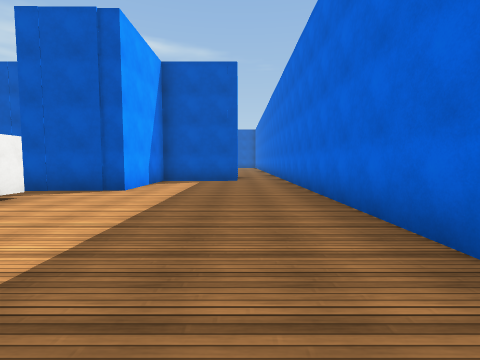
View 1 (above)

20 first-person views from a walk through a 3-D level made in the Unity game engine. The camera is 1.3 m above the floor, tilts 4° down and sees 85° across. The floor is counted in squares, 2 m on a side. Each view is taken from the middle of a square. On the plan, view 1 faces up. The plan holds only what a view shows up to about 9 squares ahead; the rest is blank. The place goes on beyond the plan. Surface patterns are stand-ins for the level's own textures.

View 2
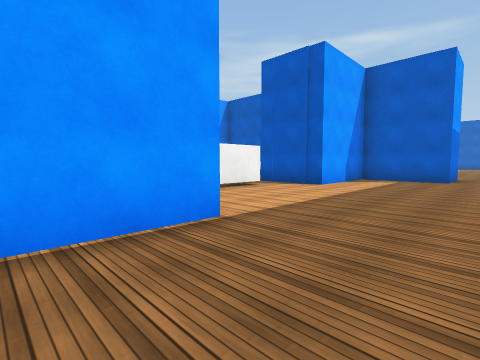

View 3
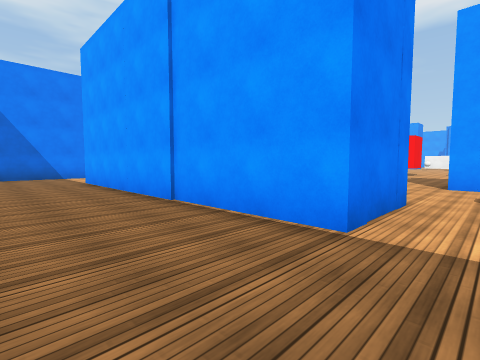

View 4
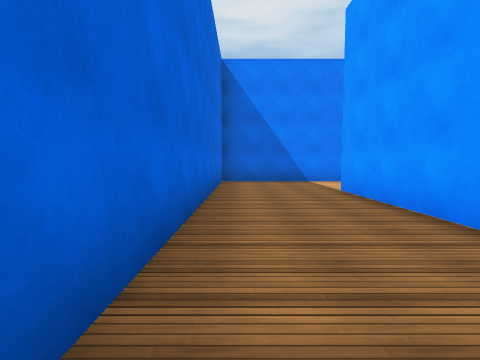

View 5
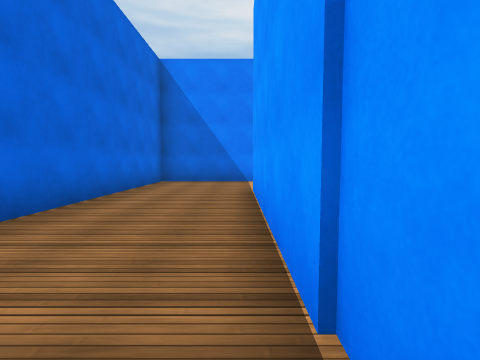

View 6
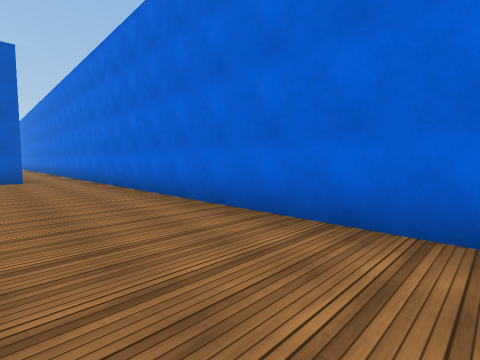

View 7
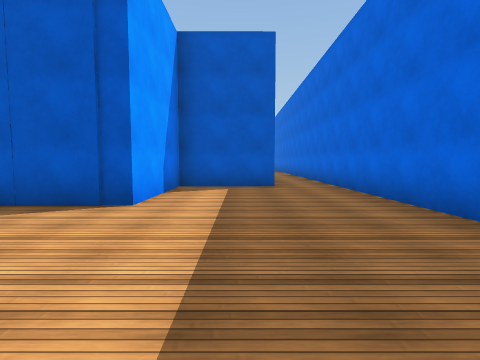

View 8
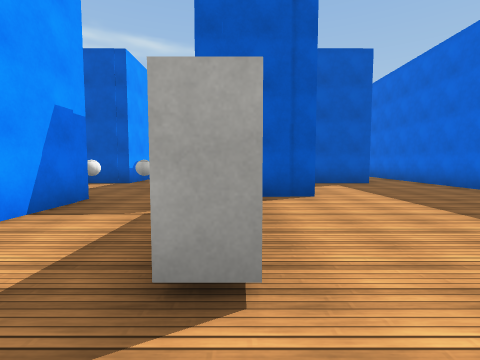

View 9
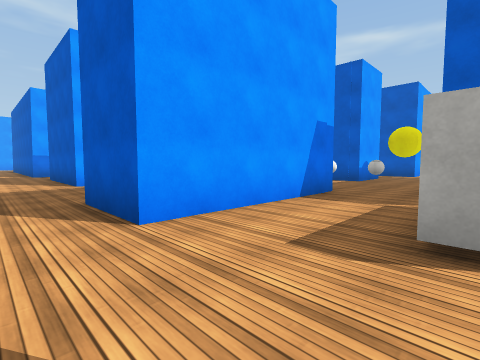

View 10
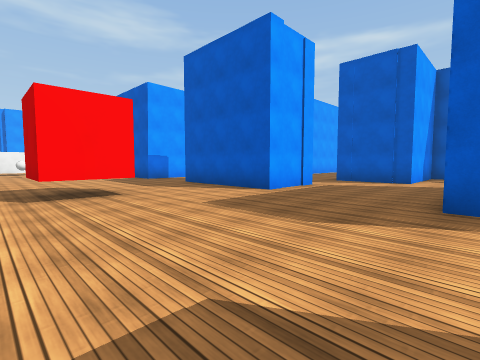

View 11
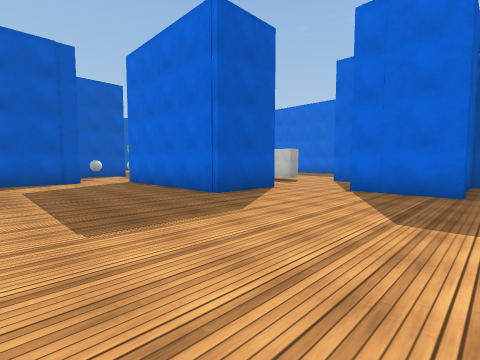

View 12
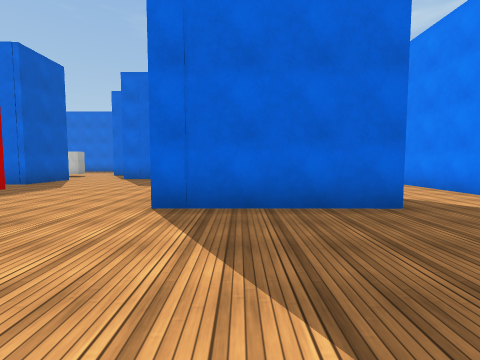

View 13
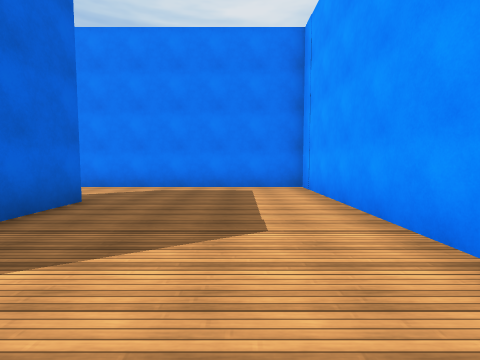

View 14
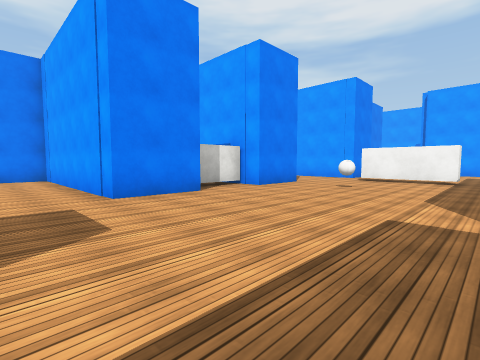

View 15
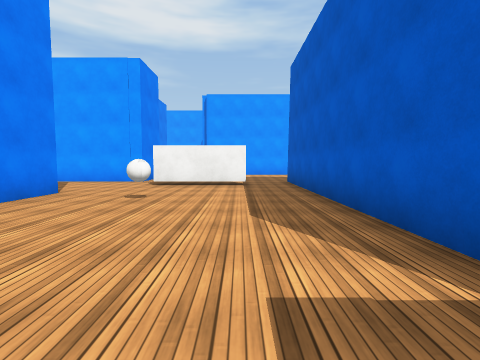

View 16
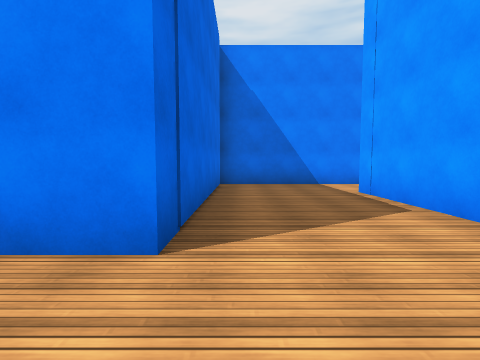

View 17
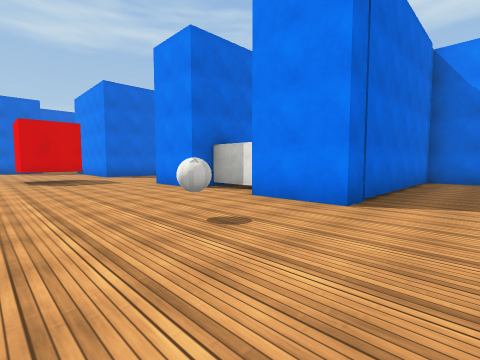

View 18
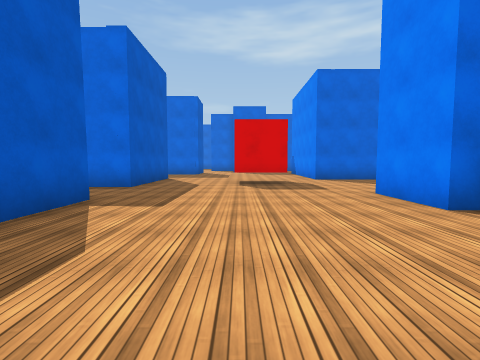

View 19
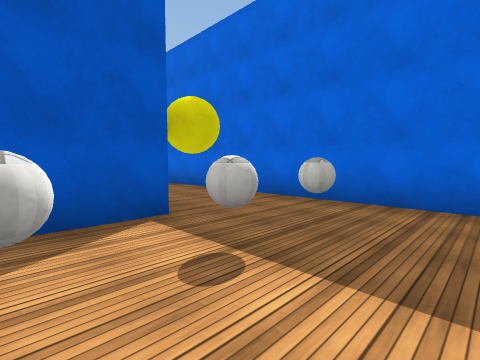

View 20
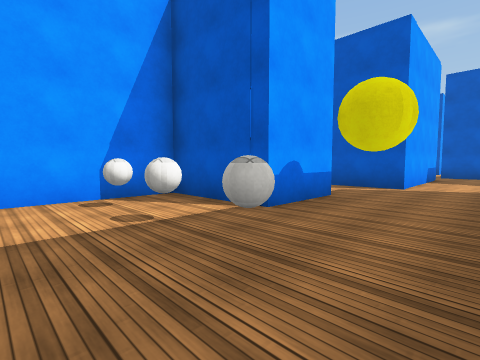

### Floor plan
Ten units are one square. View 1 is at (0, 0); x grows to the right and y downward. Boxes are objects, and circles mark ways between rooms. Rooms are numbered by the first view taken in them; rooms with no view inside come last. Other rooms are left out.
<svg viewBox="-270 -139 291 241">
<path fill="none" stroke="#000" d="M-26 -10 -14 -10 -14 70M-39 -48 -39 -31M-1 -106 -1 -89 -26 -89 -26 -58 -35 -58M-14 97 16 97 16 -110M-66 -46 -66 -11 -85 -11 -85 -56M-61 26 -61 5M-39 -22 -45 -22M-35 -4 -35 -10 -26 -10M-118 -38 -118 -18M-98 -58 -120 -58M-130 9 -130 23M-124 73 -124 37M-166 38 -166 97 -105 97M-130 23 -146 23M-174 -16 -245 -16M-248 -2 -243 -2 -243 25M-146 23 -146 9 -130 9M-256 31 -256 76M-118 -18 -153 -18 -153 -29M-256 97 -224 97 -224 38 -205 38 -205 44 -185 44 -185 38 -166 38M-73 -109 -73 -89 -98 -89 -98 -58M-48 -61 -48 -134M-66 -56 -66 -46M-66 -130 -75 -130M-35 -58 -49 -58"/>
<rect x="-225" y="15" width="10" height="10" fill="#bbb"><title>ball</title></rect>
<rect x="-95" y="-75" width="10" height="10" fill="#bbb"><title>ball</title></rect>
<rect x="-85" y="-75" width="10" height="10" fill="#bbb"><title>ball</title></rect>
<rect x="-65" y="-75" width="10" height="10" fill="#bbb"><title>ball</title></rect>
<circle cx="-30" cy="-20" r="3" fill="#2a7"/>
<circle cx="-40" cy="-50" r="3" fill="#2a7"/>
<circle cx="-120" cy="30" r="3" fill="#2a7"/>
<circle cx="-135" cy="-5" r="3" fill="#2a7"/>
<circle cx="-55" cy="-35" r="3" fill="#2a7"/>
<circle cx="-90" cy="-50" r="3" fill="#2a7"/>
<circle cx="-155" cy="25" r="3" fill="#2a7"/>
<text x="0" y="-10">1</text>
<text x="-80" y="-10">2</text>
<text x="-140" y="60">3</text>
<text x="-200" y="20">4</text>
<text x="-60" y="-90">5</text>
</svg>
Room 1 opens to room 2. Room 1 opens to room 5. Room 2 opens to room 3. Room 2 opens to room 4. Room 2 opens to room 5. Room 3 opens to room 4.

Where each view was taken, in squares from view 1:
view 1: 0 up, 0 right, facing up
view 2: 1 down, 1 right, facing up-left
view 3: 2 up, 1 right, facing down-left
view 4: 1 down, 1 right, facing down
view 5: 1 down, 1 left, facing down
view 6: 1 down, 1 left, facing up-right
view 7: 2 up, 1 left, facing up
view 8: 1 up, 4 left, facing up
view 9: 0 up, 4 left, facing up-left
view 10: 3 down, 8 left, facing up-left
view 11: 3 down, 12 left, facing up-right
view 12: 5 down, 16 left, facing right
view 13: 3 down, 15 left, facing down
view 14: 1 up, 15 left, facing down-left
view 15: 0 up, 17 left, facing left
view 16: 2 down, 23 left, facing down
view 17: 0 up, 24 left, facing down-right
view 18: 1 down, 22 left, facing right
view 19: 6 up, 9 left, facing up-right
view 20: 6 up, 5 left, facing up-left
